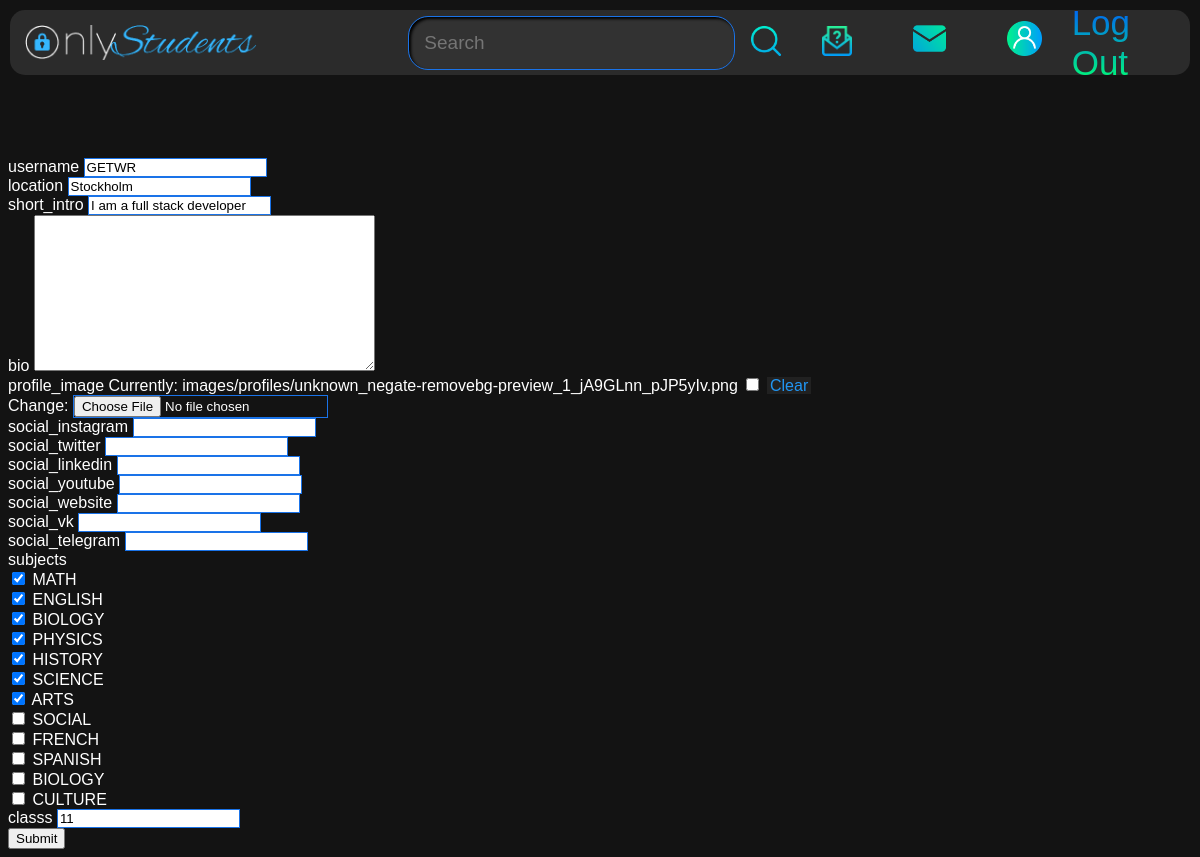
The page /users/edit-account/ (signed in) on the database its author committed.
### users/models.py (models this page shows, shortened)
class Profile(models.Model):
  ROLE_TYPE = (
    ('mentor', 'Mentor'),
    ('student', 'Student'),
    ('teacher', 'Teacher')
  )
  user = models.OneToOneField(User, on_delete=models.CASCADE, null=True, blank=True)
  name = models.CharField(max_length=200, blank=True, null=True)
  email = models.EmailField(max_length=500, blank=True, null=True)
  username = models.CharField(max_length=200, blank=True, null=True)
  location = models.CharField(max_length=200, blank=True, null=True)
  short_intro = models.CharField(max_length=200, blank=True, null=True)
  bio = models.TextField(blank=True, null=True)
  profile_image = models.ImageField(null=True, blank=True, upload_to='images/profiles/', default="images/user.jpg")
  social_instagram = models.CharField(max_length=200, blank=True, null=True)
  social_twitter = models.CharField(max_length=200, blank=True, null=True)
  social_linkedin = models.CharField(max_length=200, blank=True, null=True)
  social_youtube = models.CharField(max_length=200, blank=True, null=True)
  social_website = models.CharField(max_length=200, blank=True, null=True)
  social_vk = models.CharField(max_length=200, blank=True, null=True)
  social_telegram = models.CharField(max_length=200, blank=True, null=True)
  created = models.DateTimeField(auto_now_add=True)
  id = models.UUIDField(default=uuid.uuid4, unique=True, primary_key=True, editable=False)
  subjects = models.ManyToManyField(Subject, blank=True)
  classs = models.IntegerField(blank=True, null=True)
  vote_total = models.IntegerField(default=0, null=True, blank=True)
  vote_ratio = models.IntegerField(default=0, null=True, blank=True)
  role = models.CharField(max_length=200, choices=ROLE_TYPE, default='student')
  skill = models.ManyToManyField('Skill', blank=True)

### users/views.py (the view, shortened to what this page needs)
# urls.py: path('edit-account/', views.editaccount, name='edit-account'),
def editaccount(request):
    account = request.user.profile
    if request.user.profile.role == 'mentor':
       form = MentorAccountForm(instance=account)
       if request.method == 'POST':
           form = MentorAccountForm(request.POST, request.FILES, instance=account)
           if form.is_valid():
               form.save()
               return redirect('account')
    context = {
        'account': account,
        'form': form
    }
    return render(request, 'users/account_form.html', context)

### users/forms.py (shortened to what this page needs)
class MentorAccountForm(ModelForm):
  class Meta:
    model = Profile
    fields = ['username', 'location', 'short_intro', 'bio', 'profile_image',
    'social_instagram', 'social_twitter', 'social_linkedin', 'social_youtube',
    'social_website', 'social_vk', 'social_telegram', 'subjects', 'classs']
    widgets = {
      'subjects': forms.CheckboxSelectMultiple
    }

### projects/models.py (called while the page is built)
    def __str__(self):
        return str(self.title)

### users/templates/users/account_form.html (shortened to what this page needs)
{% extends 'main.html' %}
{% load static %}
{% block content %}
<div class="account-form-background">
    <form class="account-form" method="POST" enctype="multipart/form-data">
        {% for field in form %}
        <div class="account-form-field">
            <label>
                {{field.name}}
            </label>
            {{field}}
        </div>
        {% endfor %}
        <button class="account-form-btn">
            Submit
        </button>
    </form>
</div>
{% endblock content %}

### static/styles/main.css (style rules this page uses)
body { background-color: rgb(19, 19, 19); font-family: Arial; color: white; padding-top: 150px; }
div { text-decoration: none; color: white; }
a:link { text-decoration: none; color: white; }

### static/styles/onerequest.css (style rules this page uses)
.edit-project-input:focus, input:valid { outline: none; border: 1.5px solid rgb(0, 170, 180); }
.edit-project-input:focus ~ label, input:valid ~ label { transform: translateY(-50%) scale(0.8); background-color: #212121; padding: 0 .2em; color: rgb(0, 170, 180); }

### static/styles/messageroom.css (style rules this page uses)
.message-input:focus, input:valid { outline: none; border: 1.5px solid rgb(0, 170, 180); }
.message-input:focus ~ label, input:valid ~ label { transform: translateY(-50%) scale(0.8); background-color: #212121; padding: 0 .2em; color: rgb(0, 170, 180); }

### static/styles/projectreview.css (style rules this page uses)
.review-input:focus, input:valid { outline: none; border: 1.5px solid #1a73e8; }
.review-input:focus ~ label, input:valid ~ label { transform: translateY(-50%) scale(0.8); background-color: #212121; padding: 0 .2em; color: #2196f3; }

### rows shown on the page
Profile: form "GETWR" "Stockholm" "I am a full stack developer" "11"

### other values the page prints
{{ field.name }} "username" "location" "short_intro" "bio" "profile_image" "social_instagram" "social_twitter" "social_linkedin" "social_youtube" "social_website" "social_vk" "social_telegram" "subjects" "classs"
